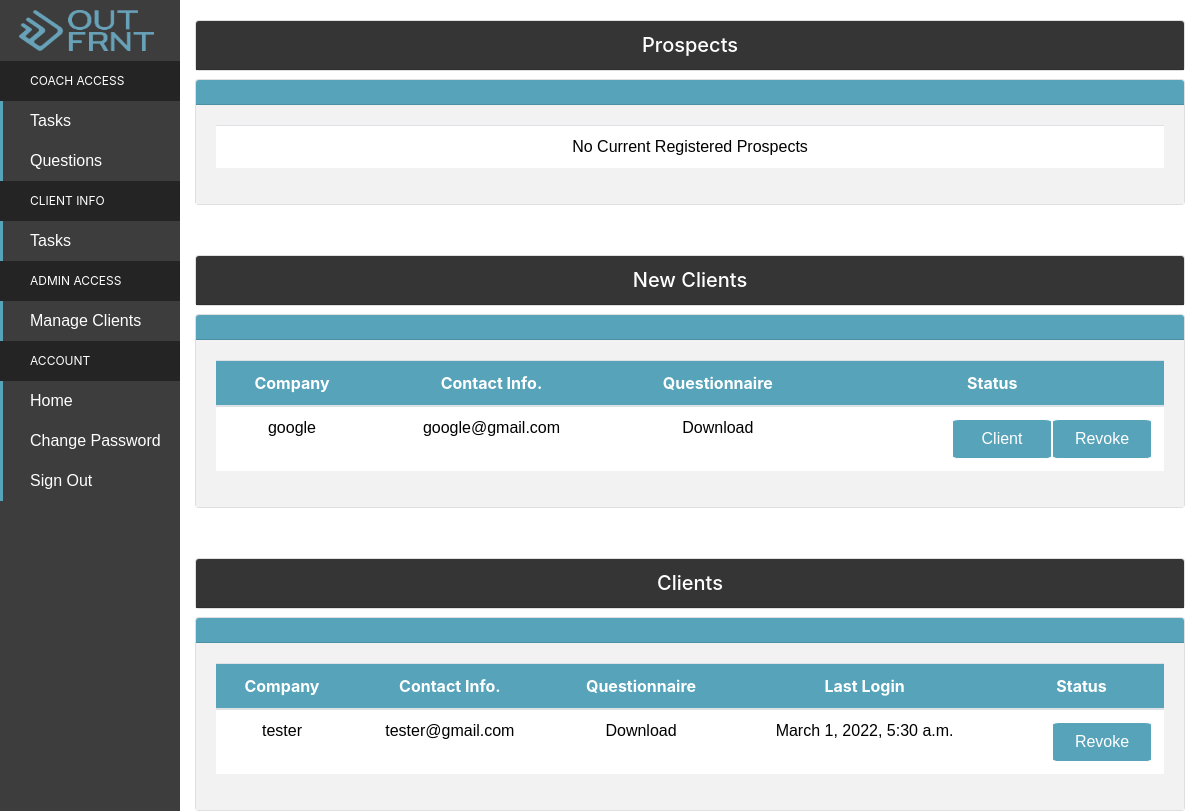
/client-permissions/ (signed in), run on an earlier commit of the app's database.
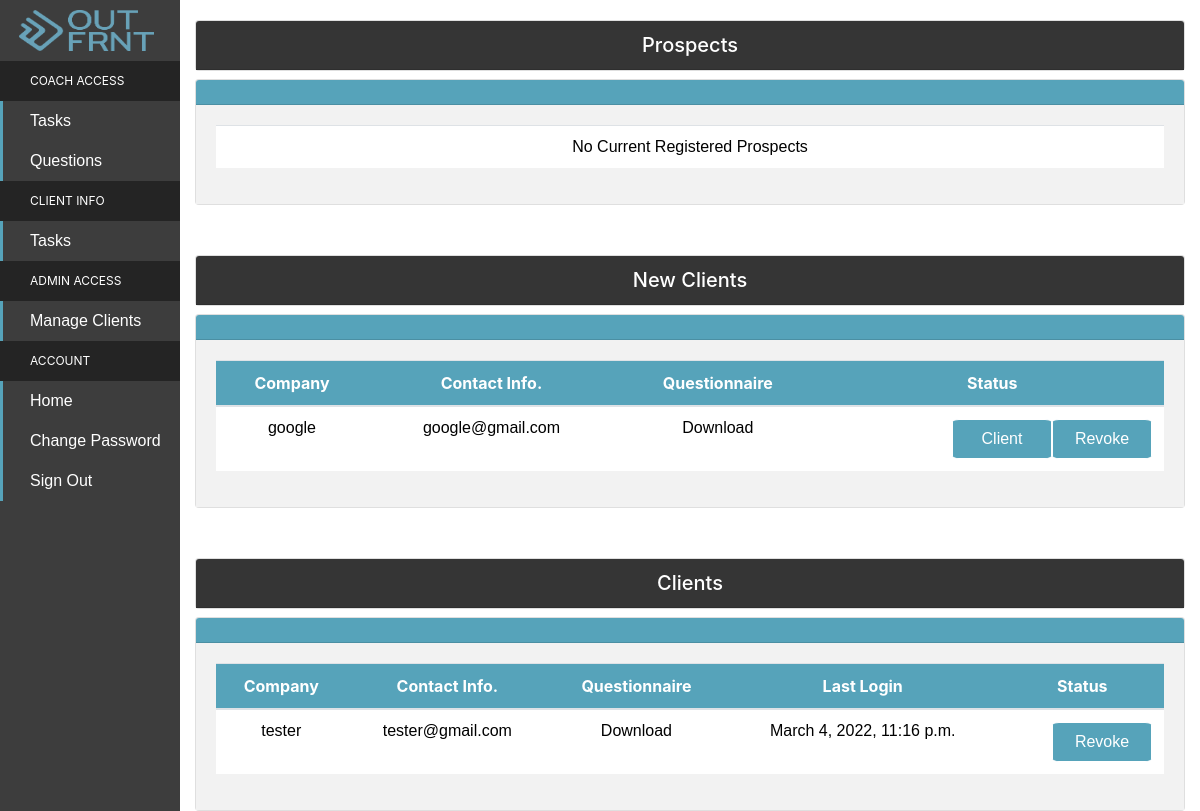
And on a later commit of the database.
### accounts/models.py (models this page shows, shortened)
class User(AbstractBaseUser, PermissionsMixin):
    email = models.EmailField(verbose_name = ('email'), max_length = 60, unique = True)
    username = models.CharField(max_length = 30, unique = True)
    date_joined = models.DateTimeField(verbose_name = 'date joined', auto_now_add = True)
    last_login = models.DateTimeField(verbose_name = 'last login',auto_now = True)
    is_staff = models.BooleanField(default=False)
    is_admin = models.BooleanField(default = False)
    is_superuser = models.BooleanField(default = False)
    is_coach = models.BooleanField(default = False)
    is_client = models.BooleanField(default = False)
    is_newclient = models.BooleanField(default = False)
    is_prospect = models.BooleanField(default = True)
    objects = UserManager()
    completed_P1 = models.BooleanField(default = False)
    completed_P2 = models.BooleanField(default = False)
    completed_P3 = models.BooleanField(default = False)
    completed_P4 = models.BooleanField(default = False)
    completed_P5 = models.BooleanField(default = False)
    completed_P6 = models.BooleanField(default = False)
    categories_answered = models.IntegerField(default = 0)
    USERNAME_FIELD = 'email'
    REQUIRED_FIELDS = ['username']
    def __str__(self):
       return self.username

### accounts/views.py (the view)
# urls.py: path('client-permissions/',views.manage_clients_status, name = 'manage'),
@login_required(login_url = '/signin/')
def manage_clients_status(request):
    if request.user.is_coach:
        variables = {
            "newclients": User.objects.filter(is_newclient = True),
            "clients": User.objects.filter(is_client = True),
            "prospects": User.objects.filter(is_prospect = True),
        }
        return render(request,'coach/manageusers.html', variables)
    else:
        return home(request)

### templates/coach/manageusers.html (shortened to what this page needs)
{% extends 'coachsidebar.html'%}
{% block content %}
<body>
<div class = "card">
    <h5 class="card-header" > Prospects </h5>
  </div>
<div>
    <div class = "card">
        <h5 class = "card-header" style = "background:#56a3ba" ></h5>
        <div class = "card-body" >
        <p class = "card-text" >
            <table class = "table table-hover">
            <thead>
                {% if not prospects%}
                <td class = "content" style="background:56a3ba"> No Current Registered Prospects </td>
                {% endif %}
            </table>
        </p>
    </div>
</div>
<div class = "card">
    <h5 class="card-header" > New Clients </h5>
  </div>
<div>
    <div class = "card">
        <h5 class = "card-header" style = "background:#56a3ba"></h5>
        <div class = "card-body">
        <p class = "card-text">
            <table class = "table table-hover">
            <thead>
                {% if not newclients %}
                    <td class = "content" style = "background:56a3ba"> No Clients Awaiting Questionnaires </td>
                {% else %}
                <tr>
                    <th class = "row-header" scope = "col" > Company       </th>
                    <th class = "row-header" scope = "col" > Contact Info. </th>
                    <th class = "row-header" scope = "col" > Questionnaire </th>
                    <th class = "row-header" scope = "col" > Status </th>
                </tr>
            </thead>
                <tbody>
                {% for client in newclients %}
                <tr>
                    <td class = "content" > {{client}} </td>
                    <td class = "content" > {{client.email}} </td>
                    <td class = "content" >
                        <a class = "content" href = "{% url 'questionnaire:view-response' client.id %}">
                            Download
                    </td>
                    <td class = "content" >
                    <div class = "status">
                        <a class = "button-link" href = "{% url 'accounts:change-to-client' client.username %}"> Client </a>
                        <a class = "button-link" href = "{% url 'accounts:change-to-propsect' client.username %}"> Revoke </a>
                    </td>
                </tr>
                {% endfor %}
                {% endif %}
                </tbody>
            </table>
        </p>
    </div>
</div>
<div class = "card">
    <h5 class="card-header" >  Clients  </h5>
  </div>
<div>
    <div class = "card">
        <h5 class = "card-header" style = "background:#56a3ba"></h5>
        <div class = "card-body">
        <p class = "card-text">
            <table class = "table table-hover">
            <thead>
                <tr>
                    <th class = "row-header" scope = "col" > Company       </th>
                    <th class = "row-header" scope = "col" > Contact Info. </th>
                    <th class = "row-header" scope = "col" > Questionnaire </th>
                    <th class = "row-header" scope = "col" > Last Login    </th>
                    <th class = "row-header" scope = "col" > Status </th>
                </tr>
            </thead>
                <tbody>
                {% for client in clients %}
                {% if client.is_client %}
                <tr>
                    <td class = "content" > {{client}}            </td>
                    <td class = "content" > {{client.email}}      </td>
                    <td class = "content" >
                        <a class = "content" href = "{% url 'questionnaire:view-response' client.id %}">
                            Download
                    </td>
                    <td class = "content" > {{client.last_login}} </td>
                    <td class = "content" >
                    <div class = "status">
                        <a class = "button-link" href="{% url 'accounts:change-to-new-client' client.username %}"> Revoke </a>
                    </div>
                    </td>
                </tr>
                {% endif %}
                {% endfor %}
                </tbody>
            </table>
        </p>
    </div>
</div>
</body>
{% endblock %}

### templates/coachsidebar.html (shortened to what this page needs)
{% load static%}
<link rel="stylesheet" href="https://stackpath.bootstrapcdn.com/bootstrap/4.4.1/css/bootstrap.min.css">
{% load static %}
<link rel="stylesheet" type="text/css" href="https://maxcdn.bootstrapcdn.com/font-awesome/4.7.0/css/font-awesome.min.css" />
<link rel="stylesheet" href="{% static 'css/coachNav.css'%}">
<div class="sidebar-container">
  <div class="sidebar-logo">
    <img class = "side-bar-logo" src = "{% static 'images/outfrnt_logo.png' %}"/>
  </div>
  <ul class="sidebar-navigation">
    <li class="header"> Coach Access </li>
    <li>
      <a class = "side-titles" href="{% url 'calendarapp:outfrnt_task'%}">
        Tasks
      </a>
    </li>
    <li>
      <a class = "side-titles" href="{% url 'questionnaire:add-questions'%}">
        Questions
      </a>
    </li>
  </ul>
  <ul class="sidebar-navigation">
    <li class="header"> Client Info </li>
    <li>
      <a class = "side-titles" href="{% url 'calendarapp:view-tasks'%}">
       Tasks
      </a>
    </li>
    <li class="header"> Admin Access </span> </li>
    <li>
      <a class = "side-titles" href="{% url 'accounts:manage' %}">
       Manage Clients
      </a>
    </li>
    <li class="header"> Account </li>
    <li>
      <a class = "side-titles" href="{% url 'accounts:home'%}">
       Home
      </a>
    </li>
    <li>
      <a class = "side-titles" href="{% url 'password_change'%}">
       Change Password
      </a>
    </li>
    <li>
      <a class = "side-titles" href="{% url 'accounts:signout'%}">
       Sign Out
      </a>
    </li>
  </ul>
</div>
<div class="content-container">
  <div class="container-fluid">
    {%block content %}
    {%endblock%}
  </div>
</div>

### static/css/coachNav.css (style rules this page uses)
.sidebar-container { position: fixed; width: 180px; height: 100%; left: 0; overflow-x: hidden; overflow-y: auto; background: #3d3d3d; color: #fff; }
.content-container { padding-top: 20px; }
.sidebar-logo { padding: 10px 15px 10px 30px; font-size: 20px; background-color: #3d3d3d; }
.sidebar-navigation { padding: 0; margin: 0; list-style-type: none; position: relative; }
.sidebar-navigation li { background-color: transparent; position: relative; display: inline-block; width: 100%; line-height: 20px; }
.sidebar-navigation li a { padding: 10px 15px 10px 30px; display: block; color: #fff; }
.sidebar-navigation li::before { background-color: #56a3ba; position: absolute; content: ''; height: 100%; left: 0; top: 0; -webkit-transition: width 0.2s ease-in; transition: width 0.2s ease-in; width: 3px; z-index: -1; }
.card-body { background:#f2f2f2; overflow:hidden; margin:0; }
.sidebar-navigation .header { font-family:-apple-system, BlinkMacSystemFont, 'Segoe UI', Roboto, Oxygen, Ubuntu, Cantarell, 'Open Sans', 'Helvetica Neue', sans-serif; font-size: 12px; text-transform: uppercase; background-color: 242424; padding: 10px 15px 10px 30px; }
.sidebar-navigation .header::before { background-color: transparent; }
.content-container { padding-left: 180px; }
.row-header { margin:10px; text-align: center; align-items: center; }
.status { display: flex; align-items: center; justify-content: center; }
.content { text-decoration: none; font-family:Verdana, Geneva, Tahoma, sans-serif; color:black; text-align: center; align-items: center; text-decoration: none; padding:0; }
.content a { text-decoration: none; }
.button-link { background-color: #56a3ba; color: white; padding:10; margin:0; border:1px solid white; border-radius:7%; width: 100px; max-width: 100%; }
.header { color:white; }
.card-header { background:#353535; color:white; text-align: center; }
.table-hover { background:whitesmoke; }
tr { background:white; }
.row-header { justify-content:center; color:white; background:#56a3ba; }
body { background:white; padding-right: 20; padding-left: 15; border: none !important; }
.header { font-family: "Helvetica Neue"; font-size:x-large; float:left; }
@media screen and (max-width: 1297px) { body { padding-right: 0; padding-left: 0; border: none !important; } }
@media screen and (max-width: 1297px) { .button-link { background-color: #56a3ba; color: white; padding:10; margin:0; border:1px solid white; border-radius:7%; width: 100px; max-width: 100%; } }
@media screen and (max-width: 1297px) { .card { margin:0; } }
@media screen and (max-width: 1297px) { .card-body { background:#f2f2f2; overflow:scroll; margin:0; } }
@media screen and (max-width: 1201px) { .button-link { float:left; background-color: #56a3ba; color: white; padding:10; margin:0; border:1px solid white; border-radius:7%; width: 100px; max-width: 100%; } }
@media screen and (max-width: 1201px) { .status { float:inline-end; } }
.side-titles { font-family:arial,sans-serif; }
.side-bar-logo { width:100%; height:5%; display:block; margin-left: -8%; }

What changed in the data, as far as the page shows it:
changed User "tester": last_login "March 1, 2022, 5:30 a.m." → "March 4, 2022, 11:16 p.m."
